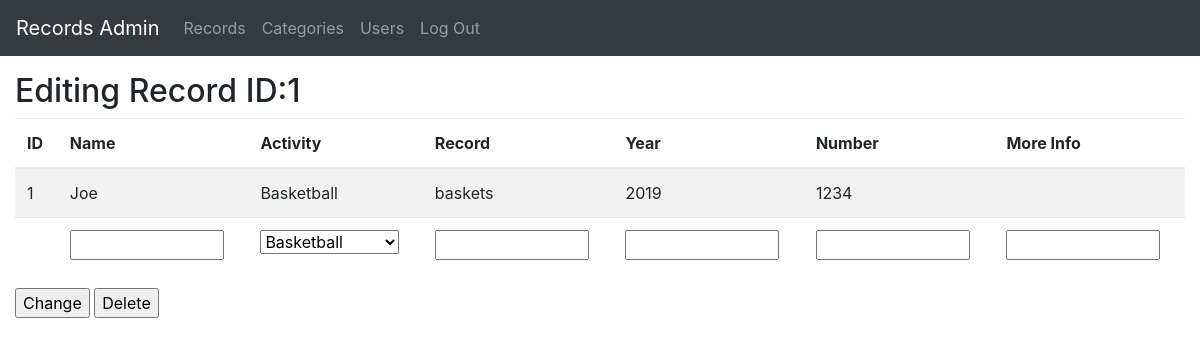
Screenshot of /admin/edit/1 (signed in) with the database file from the repository.
### tables this page shows
CREATE TABLE record (id INTEGER NOT NULL PRIMARY KEY, activity_id INTEGER NOT NULL, record VARCHAR (255) NOT NULL, year VARCHAR (255) NOT NULL, person VARCHAR (255) NOT NULL, number VARCHAR (255) NOT NULL, moreInformation VARCHAR (255), FOREIGN KEY (activity_id) REFERENCES activity (id));

CREATE TABLE activity (id INTEGER NOT NULL PRIMARY KEY, activityName VARCHAR (255) NOT NULL);

### __init__.py (the view, shortened to what this page needs)
@app.route('/admin/edit/<urlPassed>', methods=('GET', 'POST'))
@flask_login.login_required
def edit_page(urlPassed):
    activitiesList = getActivities()
    databaseQuery = displaybyID(urlPassed)
    form = editForm()
    currentActivity = getactivityName(urlPassed)
    return render_template('editIndividual.html', databaseQuery=databaseQuery, urlPassed=urlPassed, activities=activitiesList, form=form, currentActivity=currentActivity)

### __init__.py
class editForm(FlaskForm):
    name = StringField('Name')
    activity = StringField('Activity')
    record = StringField('Record')
    year = StringField('Year')
    number = StringField('Number')
    moreInfo = StringField('More Information')
    password = StringField('Password')
    email = StringField('Email')
    search = StringField('Search')

### __init__.py (called while the page is built)
def checkuserExists(emailIn):
    from models import Users
    user = Users.select().where(Users.email == emailIn)
    if user.exists():
        flag = True
    else:
        flag = False
    return flag

@login_manager.user_loader
def user_loader(email):
    if checkuserExists(email) != True:
        return
    user = User()
    user.id = email
    return user

def displaybyID(idIn):
    from models import Activity, Record
    x = 0
    bigDictionary = {}
    for rawActivity in Record.select().where(Record.id == idIn):
        innerString={}
        innerString["name"] = rawActivity.person
        innerString['activity']=rawActivity.activity.activityName
        innerString["record"]=rawActivity.record
        innerString["number"]=rawActivity.number
        innerString["year"]=rawActivity.year
        innerString["moreInformation"]=rawActivity.moreInformation
        innerString["id"]=rawActivity.id
        bigDictionary.update({x:innerString})
        x = x + 1
    return bigDictionary

def getactivityName(urlPassed):
    from models import Activity, Record
    record = Record.select().where(Record.id == urlPassed).get()
    name = record.activity.activityName
    return name

def getActivities():
    from models import Activity
    activitiesList = []
    for Activity in Activity.select():
        activityName = Activity.activityName
        activitiesList.append(activityName)
    return activitiesList

### templates/editIndividual.html (shortened to what this page needs)
<!doctype html>
<html lang="en">
  <head>
    <link href="{{ url_for('static', filename='dist/css/bootstrap.min.css') }}" rel="stylesheet">
    <link href="{{ url_for('static', filename='dashboard.css') }}" rel="stylesheet">
  </head>
  <body>
   <header>
      <nav class="navbar navbar-expand-md navbar-dark fixed-top bg-dark">
        <a class="navbar-brand" href="#">Records Admin</a>
        <div class="collapse navbar-collapse" id="navbarsExampleDefault">
          <ul class="navbar-nav mr-auto">
            <li class="nav-item">
              <a class="nav-link" href="{{url_for ('admin')}}">Records</a>
            </li>
            <li class="nav-item">
              <a class="nav-link" href="{{url_for ('modifycategory')}}">Categories</a>
            </li>
            <li class="nav-item">
              <a class="nav-link" href="{{url_for ('users')}}">Users</a>
            </li>
            <li class="nav-item">
              <a class="nav-link" href="{{url_for ('logout')}}">Log Out</a>
            </li>
          </ul>
        </div>
      </nav>
    </header>
<div class="container-fluid">
        <main role="main" class="ml-sm-auto  pt-3">
          <h2>Editing Record ID:{{urlPassed}}</h2>
          <div class="table-responsive">
            <table class="table table-striped">
              <thead>
                <tr>
				<th>ID</th>
                  <th>Name</th>
                  <th>Activity</th>
                  <th>Record</th>
                    <th>Year</th>
                  <th>Number</th>
				  <th>More Info</th>
                </tr>
              </thead>
              <tbody>
				{% for val in databaseQuery.values() %}
				<tr>
                  <td>{{val['id']}}</td>
				  <td>{{val['name']}}</td>
                  <td>{{val['activity']}}</td>
                  <td>{{val['record']}}</td>
                    <td>{{val['year']}}</td>
                  <td>{{val['number']}}</td>
				  <td>{{val['moreInformation']}}</td>
				  </tr>
				{% endfor %}
				<tr>
				<form method="POST" action="">
                  <td></td>
				  <td>{{ form.csrf_token }}
     {{ form.name(size=10) }}</td>
                  <td><select name="activity">
				  <option value="{{currentActivity}}">{{currentActivity}}</option>
</select> </td></td>
                  <td>{{ form.csrf_token }}
     {{ form.record(size=10) }}</td>
                  <td>{{ form.csrf_token }}
     {{ form.year(size=10) }}</td>
				  <td>{{ form.csrf_token }}
     {{ form.number(size=10) }}</td>
				  <td>{{ form.csrf_token }}
     {{ form.moreInfo(size=10) }}</td>
				  </tr>
              </tbody>
            </table>
			<input type="submit" value="Change" a href="#">
            <a href="delete/{{urlPassed}}"><input type="submit" value="Delete"></a>
          </div>
        </main>
      </div>
  </body>
</html>

### static/dashboard.css (style rules this page uses)
body { padding-top: 3.5rem; }

### rows the page displays
record: name "Joe", record "baskets", year "2019", number "1234"
activity: activity "Basketball", activity "Basketball"

### other values shown
{{ urlPassed }} "1"
{{ val['id'] }} "1"
